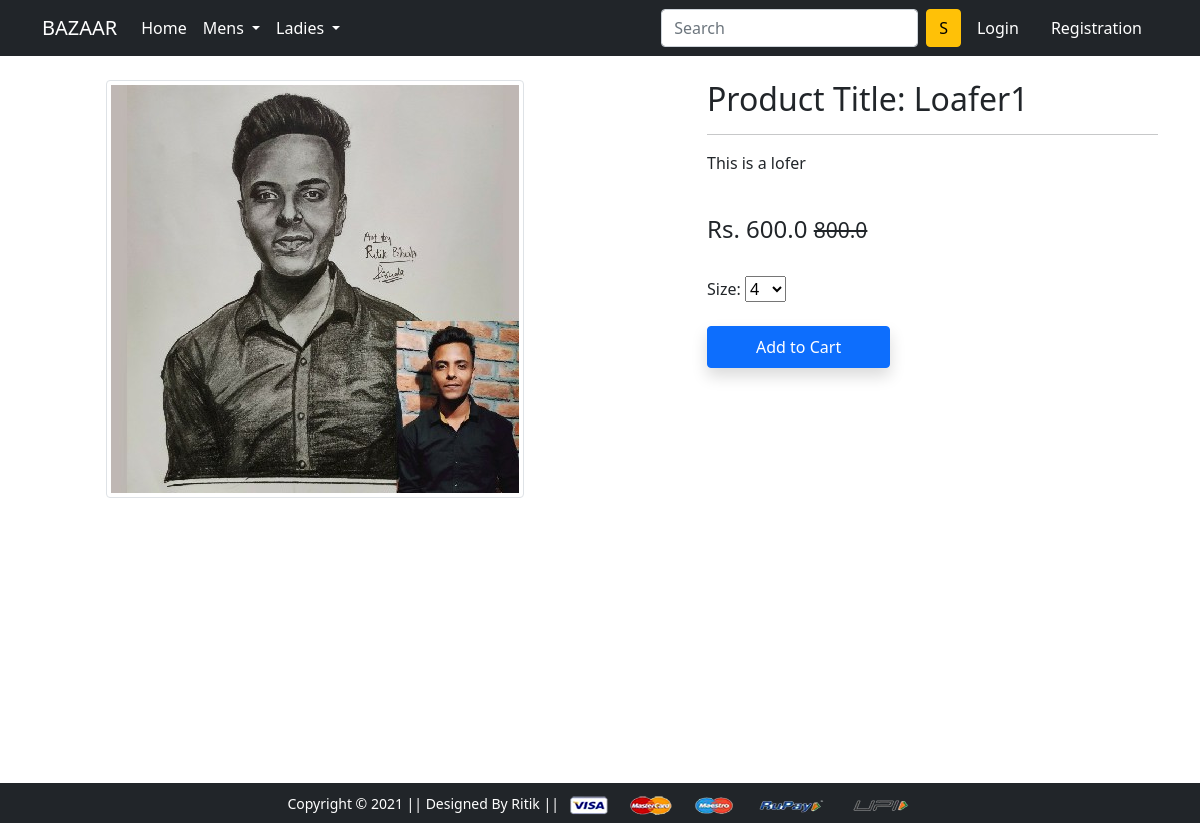
/product-detail/2/, run on the app's committed database.
### app/models.py (models this page shows, shortened)
class Product(models.Model):
    title = models.CharField(max_length=100)
    selling_price = models.FloatField()
    discounted_price = models.FloatField()
    description = models.TextField(default='')
    brand = models.CharField(max_length=100)
    category = models.CharField(choices=CATEGORY_CHOICES, max_length=3)
    product_image = models.ImageField(upload_to='productimg')

### app/views.py (the view)
# urls.py: path('product-detail/<int:id>/', views.ProductDetailView.as_view(), name='product-detail'),
class ProductDetailView(View):
    def get(self, request, id):
        totalitem = 0
        product = Product.objects.get(id=id)
        item_already_in_cart = False
        if request.user.is_authenticated:
            totalitem = len(Cart.objects.filter(user=request.user))
            item_already_in_cart = Cart.objects.filter(Q(product=product.id) & Q(user=request.user)).exists()
        return render(request, 'app/productdetail.html', {'product':product, 'item_already_in_cart':item_already_in_cart, 'totalitem':totalitem})

### app/templates/app/productdetail.html (shortened to what this page needs)
{% extends 'app/base.html' %}
{% load static %}
{% block main-content %}
<div class="container my-5">
 <div class="row">
  <div class="col-sm-6 text-center align-self-center">
   <img src="{{product.product_image.url}}" alt="" class="img-fluid img-thumbnail">
  </div>
  <div class="col-sm-5 offset-sm-1">
   <h2>Product Title: {{product.title}}</h2>
   <hr>
   <p>{{product.description}}</p> <br>
   <h4>Rs. {{product.discounted_price}} <small class="fw-light text-decoration-line-through">{{product.selling_price}}</small></h4> <br>
{% if not request.user.is_authenticated %}
<form action="{% url 'add-to-cart' %}" class="d-inline">
  <label for = "size">Size: </label>
   <select name = "size">
   <option>4</option>
   </select><br><br>
   <button type="submit" class="btn btn-primary shadow px-5 py-2">Add to Cart</button>
   </form>
{% endif %}
  </div>
 </div>
</div>
{% endblock main-content %}

### app/static/app/css/style.css (style rules this page uses)
.row { margin-top: 5rem; }

### data on the page
Product: product_image (picture), title "Loafer1", description "This is a lofer", discounted_price "600.0", selling_price "800.0"
